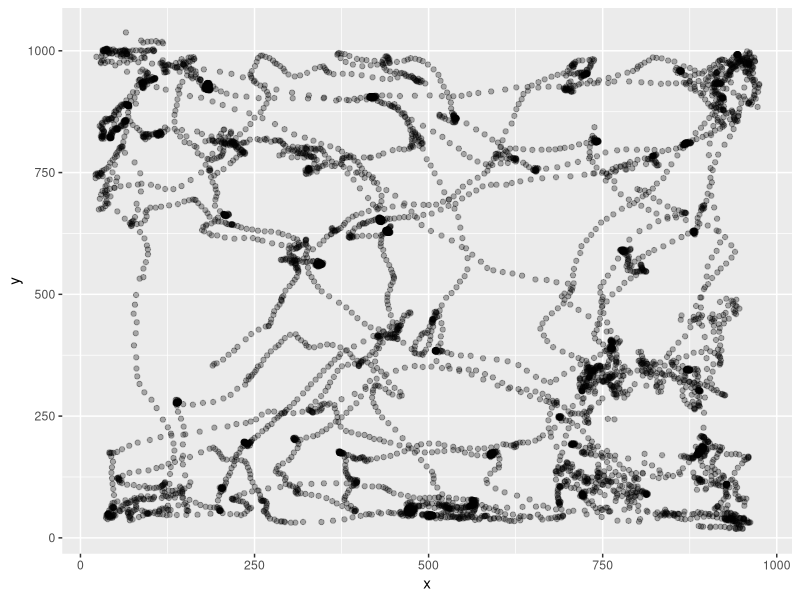

Write R code to recreate this figure. (Note: this script raises an error after producing the figure.)
library(tidyverse)
ObjectInterest1 <- read_csv("240709_r1421_3_baseline_object-interest.csv")
head(ObjectInterest1)
#To delete the column with ROI 3 and ROI4
ObjectInterest1 <- ObjectInterest1 %>%
  select(!15:24)
#To delete the first 10 seconds of the video
ObjectInterest1 <- ObjectInterest1 %>%
  filter(Value.Item1.Item2>260)
#Rename the centroid coordinates
ObjectInterest1 <- ObjectInterest1 %>%
  rename(pixelx = Value.Item1.Item3.X, pixely = Value.Item1.Item3.Y, TimePoint = Value.Item1.Item2)
ObjectInterest1 <- ObjectInterest1 %>%
  select(!1)
ObjectInterest1 <- ObjectInterest1 %>%
  select(!14)
#Now we map the trajectory of the animal in the open field.
x <- c(ObjectInterest1$pixelx)
y <- c(ObjectInterest1$pixely)
df <- data.frame(x = x, y = y)
p1 <- ggplot(df, aes(x = x, y = y)) +
  geom_point(alpha = 0.3)
p1
#Add ROI one onto the scatterplot
library(ggforce)
p1circle130 <- p1 + geom_circle(aes(x0 = 309, y0 = 705, r = 130), color = "blue")
p1_130 <- p1circle130 + geom_circle(aes(x0 = 793, y0 = 236, r = 130), color = "red")
p1_130

radius <- 130
center_x1 <- 309
center_y1 <- 705
df$distance <- sqrt((df$x - center_x1)^2 + (df$y - center_y1)^2)
points_in_circle1 <- sum(df$distance <= radius)
print(points_in_circle1)

center_x2 <- 793
center_y2 <- 236
df$distance1 <- sqrt((df$x - center_x2)^2 + (df$y - center_y2)^2)
points_in_circle2 <- sum(df$distance1 <= radius)
print(points_in_circle2)

